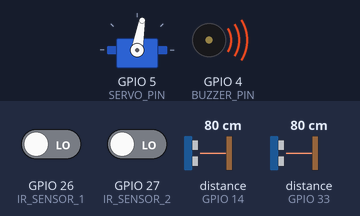
This sketch was run on a simulated ESP32. On the bench: servo, buzzer (waves = sounding, pin HIGH). Wiring (inferred from the names in the program): 2 × ultrasonic range finder: trigger GPIO 12, echo GPIO 14 / trigger GPIO 32, echo GPIO 33. The test bench sets the inputs (shaded band); at power-on: distance to the obstacle (sensors on GPIO 14, GPIO 33) 80 cm, GPIO 26 (IR_SENSOR_1) LOW, GPIO 27 (IR_SENSOR_2) LOW. The echo pulse lasts 58.3 µs per cm; WiFi joins after 1.5 s; servers stay silent unless stated; the local clock reads 2024-03-15 10:24:30 at power-on unless the sketch sets it; pins used as bus, display or sensor lines are not drawn; what the sketch prints to the serial monitor is not drawn.

Above: at 2.7 s.
2.8 s: distance to the obstacle (sensor on GPIO 14) set to 18 cm
4.3 s: distance to the obstacle (sensor on GPIO 14) set to 14 cm
At 5.4 s:
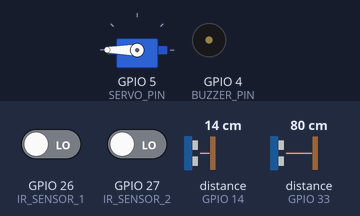
At 6.0 s:
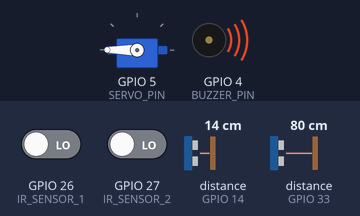
Timing chart, 0 to 16.0 s (numbered marks = the images above; inputs shaded):
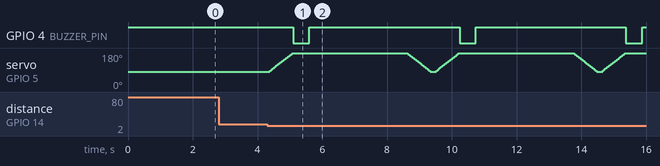

The sketch:

site_threshold_bhej_rha_hai.ino
```cpp
#include <WiFi.h>
#include <ESP32Servo.h>
#include <ArduinoJson.h>
#include "time.h"

// WiFi Credentials
const char* ssid = "Pranjal";
const char* password = "Pranjal@21";

// Time config (NTP server)
const char* ntpServer = "pool.ntp.org";
const long  gmtOffset_sec = 19800; // GMT+5:30
const int   daylightOffset_sec = 0;

// Hardware Pins
#define TRIG_PIN_1    32
#define ECHO_PIN_1    33
#define TRIG_PIN_2    12
#define ECHO_PIN_2    14
#define SERVO_PIN     5
#define IR_SENSOR_1   26
#define IR_SENSOR_2   27
#define BUZZER_PIN    4    // Buzzer control pin

Servo myServo;
int personCount = 0;
int maxCapacity = 5;  // Default max capacity, can be changed via threshold
WiFiServer server(80);  // Web server on port 80

void setup() {
  Serial.begin(115200);

  // Initialize hardware
  pinMode(TRIG_PIN_1, OUTPUT);
  pinMode(ECHO_PIN_1, INPUT);
  pinMode(TRIG_PIN_2, OUTPUT);
  pinMode(ECHO_PIN_2, INPUT);
  pinMode(IR_SENSOR_1, INPUT);
  pinMode(IR_SENSOR_2, INPUT);
  pinMode(BUZZER_PIN, OUTPUT);
  digitalWrite(BUZZER_PIN, HIGH);  // Buzzer initially off

  myServo.attach(SERVO_PIN);
  myServo.write(80);  // Initial position (door closed)

  // Connect to WiFi
  WiFi.begin(ssid, password);
  Serial.print("Connecting to WiFi...");
  while (WiFi.status() != WL_CONNECTED) {
    delay(500);
    Serial.print(".");
  }

  Serial.println("\n✅ WiFi Connected!");
  Serial.print("IP Address: ");
  Serial.println(WiFi.localIP());

  // Init and sync NTP
  configTime(gmtOffset_sec, daylightOffset_sec, ntpServer);
  Serial.println("⏱ Time synchronized");

  server.begin();
  Serial.println("HTTP server started");
}

String getFormattedTime() {
  struct tm timeinfo;
  if (!getLocalTime(&timeinfo)) {
    return "00:00:00";
  }

  char buffer[9];
  strftime(buffer, sizeof(buffer), "%H:%M:%S", &timeinfo);  // 24-hour format
  return String(buffer);
}

long getDistance(int trigPin, int echoPin) {
  digitalWrite(trigPin, LOW);
  delayMicroseconds(2);
  digitalWrite(trigPin, HIGH);
  delayMicroseconds(10);
  digitalWrite(trigPin, LOW);

  long duration = pulseIn(echoPin, HIGH, 30000); // Timeout after 30ms
  return duration > 0 ? (duration * 0.034 / 2) : -1;
}

void checkPersonEntryExit() {
  Serial.println("Detecting entry/exit...");
  unsigned long startTime = millis();
  unsigned long ir1Time = 0, ir2Time = 0;
  const unsigned long timeout = 5000;

  while (millis() - startTime < timeout) {
    if (digitalRead(IR_SENSOR_1) == LOW && ir1Time == 0) {
      ir1Time = millis();
      Serial.println("IR1 triggered (Entry side)");
    }
    if (digitalRead(IR_SENSOR_2) == LOW && ir2Time == 0) {
      ir2Time = millis();
      Serial.println("IR2 triggered (Exit side)");
    }

    if (ir1Time > 0 && ir2Time > 0) {
      if (ir1Time < ir2Time) {
        if (personCount < maxCapacity) {  // Using the threshold value here
          personCount++;
          Serial.println("✅ Person entered");
          // Buzzer for entry
          digitalWrite(BUZZER_PIN, LOW);  // Turn buzzer ON
          delay(500);  // Beep for 500 ms
          digitalWrite(BUZZER_PIN, HIGH);  // Turn buzzer OFF
        } else {
          Serial.println("❌ Max capacity! Entry denied.");
          // Buzzer for capacity limit
          digitalWrite(BUZZER_PIN, LOW);  // Turn buzzer ON
          delay(2000);  // Beep for 2 seconds
          digitalWrite(BUZZER_PIN, HIGH);  // Turn buzzer OFF
        }
      } else {
        personCount = max(0, personCount - 1);
        Serial.println("✅ Person exited");
        // Buzzer for exit
        digitalWrite(BUZZER_PIN, LOW);  // Turn buzzer ON
        delay(500);  // Beep for 500 ms
        digitalWrite(BUZZER_PIN, HIGH);  // Turn buzzer OFF
      }
      break;
    }
    delay(50);
  }
  Serial.print("👥 Current count: ");
  Serial.println(personCount);
}

void sendCORSHeaders(WiFiClient &client) {
  client.println("HTTP/1.1 200 OK");
  client.println("Access-Control-Allow-Origin: *");
  client.println("Access-Control-Allow-Methods: GET, POST, OPTIONS");
  client.println("Access-Control-Allow-Headers: Content-Type");
  client.println("Content-Type: application/json");
  client.println("Connection: close");
  client.println();
}

void handleWebClient() {
  WiFiClient client = server.available();

  if (client) {
    Serial.println("New client connected");

    // Wait for data to be available
    unsigned long timeout = millis();
    while (client.connected() && !client.available()) {
      if (millis() - timeout > 1000) {
        Serial.println("Client connection timeout");
        client.stop();
        return;
      }
      delay(1);
    }

    // Read the first line of HTTP request
    String request = client.readStringUntil('\r');
    Serial.println("Request: " + request);

    // Extract the HTTP method and path
    int methodEnd = request.indexOf(' ');
    int pathEnd = request.indexOf(' ', methodEnd + 1);
    String method = request.substring(0, methodEnd);
    String path = request.substring(methodEnd + 1, pathEnd);

    // Handle OPTIONS request (CORS preflight)
    if (method == "OPTIONS") {
      sendCORSHeaders(client);
      client.stop();
      return;
    }

    // Handle count endpoint
    if (path == "/count") {
      sendCORSHeaders(client);

      String timeStr = getFormattedTime();
      client.print("{\"count\": ");
      client.print(personCount);
      client.print(", \"time\": \"");
      client.print(timeStr);
      client.print("\", \"threshold\": ");
      client.print(maxCapacity);
      client.println("}");

      Serial.println("Sent count with time: " + String(personCount) + " @ " + timeStr);
    }
    // Handle threshold endpoint
    else if (path == "/threshold" && method == "POST") {
      // Skip HTTP headers
      while (client.available()) {
        String line = client.readStringUntil('\r');
        client.read(); // Skip \n
        if (line.length() <= 1) { // Empty line signifies end of headers
          break;
        }
      }

      // Read the JSON body
      String jsonBody = "";
      while (client.available()) {
        jsonBody += (char)client.read();
      }

      Serial.println("Received JSON: " + jsonBody);

      // Parse JSON
      DynamicJsonDocument doc(1024);
      DeserializationError error = deserializeJson(doc, jsonBody);

      if (!error) {
        if (doc.containsKey("threshold")) {
          int newThreshold = doc["threshold"];

          // Apply threshold if valid
          if (newThreshold >= 0) {
            maxCapacity = newThreshold;
            Serial.print("✅ New threshold set: ");
            Serial.println(maxCapacity);

            // Send success response
            sendCORSHeaders(client);
            client.print("{\"success\": true, \"message\": \"Threshold updated to ");
            client.print(maxCapacity);
            client.println("\"}");
          } else {
            // Send error for invalid threshold
            client.println("HTTP/1.1 400 Bad Request");
            client.println("Content-Type: application/json");
            client.println("Access-Control-Allow-Origin: *");
            client.println();
            client.println("{\"success\": false, \"message\": \"Invalid threshold value\"}");
          }
        } else {
          // Send error for missing threshold
          client.println("HTTP/1.1 400 Bad Request");
          client.println("Content-Type: application/json");
          client.println("Access-Control-Allow-Origin: *");
          client.println();
          client.println("{\"success\": false, \"message\": \"Missing threshold parameter\"}");
        }
      } else {
        // Send error for JSON parsing
        client.println("HTTP/1.1 400 Bad Request");
        client.println("Content-Type: application/json");
        client.println("Access-Control-Allow-Origin: *");
        client.println();
        client.println("{\"success\": false, \"message\": \"Invalid JSON format\"}");
        Serial.print("❌ JSON parse error: ");
        Serial.println(error.c_str());
      }
    }
    else {
      // Send 404 Not Found for unknown endpoints
      client.println("HTTP/1.1 404 Not Found");
      client.println("Content-Type: application/json");
      client.println("Access-Control-Allow-Origin: *");
      client.println();
      client.println("{\"success\": false, \"message\": \"Endpoint not found\"}");
    }

    client.stop();
    Serial.println("Client disconnected");
  }
}

void loop() {
  // Get sensor readings
  long distance1 = getDistance(TRIG_PIN_1, ECHO_PIN_1);
  long distance2 = getDistance(TRIG_PIN_2, ECHO_PIN_2);

  // Check for person detection (within 15cm)
  if ((distance1 > 0 && distance1 <= 15) || (distance2 > 0 && distance2 <= 15)) {
    Serial.println("🚪 Object detected! Opening door...");

    for (int angle = 80; angle <= 180; angle += 2) {
      myServo.write(angle);
      delay(15);
    }

    checkPersonEntryExit();
    delay(3000); // Allow some time for the person to pass

    Serial.println("🚪 Closing door");
    for (int angle = 180; angle >= 80; angle -= 2) {
      myServo.write(angle);
      delay(15);
    }
  }

  handleWebClient();
  delay(100);
}
```

Measured:
- the behaviour switches between 17 and 16 cm on distance to the obstacle (sensor on GPIO 14) (found by bisection; images 0 and 1)
- after the input at 2.8 s, every drawn part: stays the same
